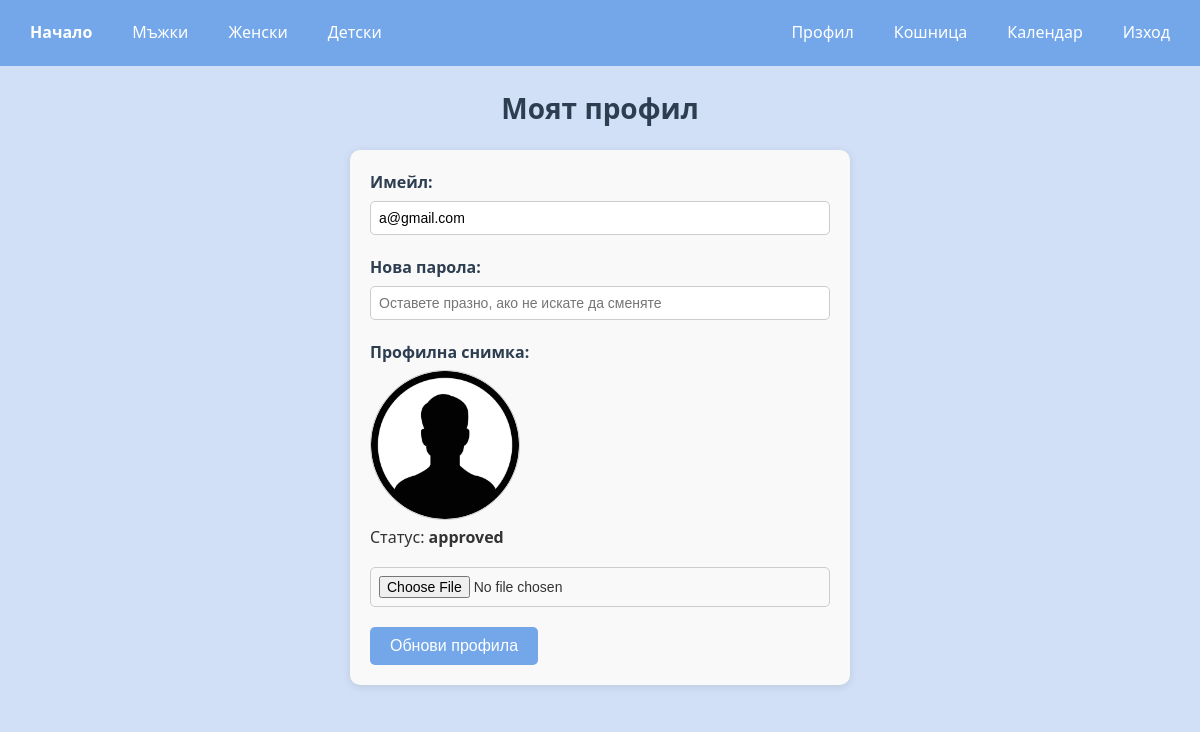
Page /profile (signed in) on the earlier database version.
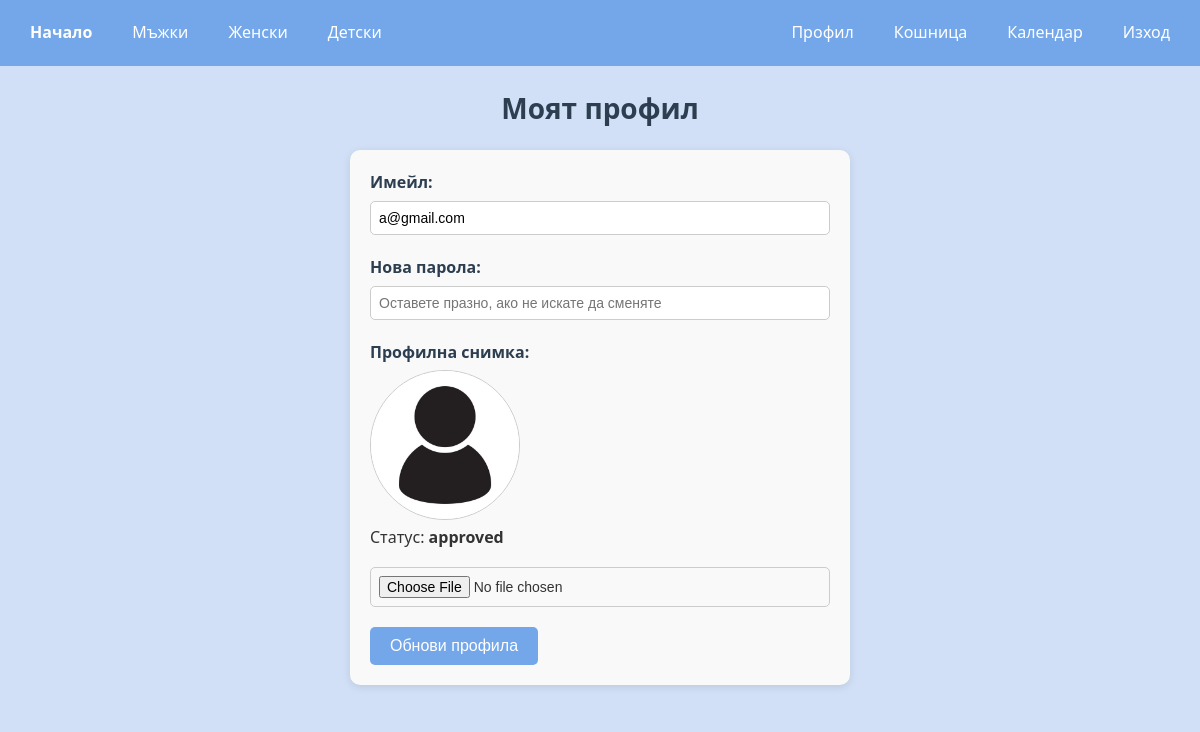
Same page on the later database version.
### services/auth_service.py (models this page shows, shortened)
class User(db.Model):
    __tablename__ = "users"
    id = db.Column(db.Integer, primary_key=True)
    email = db.Column(db.String(120), unique=True, nullable=False)
    password_hash = db.Column(db.String(255), nullable=False)
    is_admin = db.Column(db.Boolean, default=False)
    profile_image = db.Column(db.String(255), nullable=True)
    image_status = db.Column(db.String(50), default="pending")

### controllers/auth_controller.py (the view, shortened to what this page needs)
@auth_bp.route("/profile", methods=["GET", "POST"])
def profile():
    email = session.get("email")
    if not email:
        flash("Моля, влезте, за да достъпите профила.", "danger")
        return redirect(url_for("auth.login"))
    user = User.query.filter_by(email=email).first()
    if not user:
        flash("Потребителят не съществува.", "danger")
        return redirect(url_for("auth.login"))
    return render_template("profile.html", user=user)

### templates/profile.html (shortened to what this page needs)
{% extends "base.html" %}
{% block content %}
<h2 class="profile-title">Моят профил</h2>
<form method="POST" enctype="multipart/form-data" class="profile-form">
    <div class="form-group">
        <label>Имейл:</label>
        <input type="email" name="email" value="{{ user.email }}" required>
    </div>
    <div class="form-group">
        <label>Нова парола:</label>
        <input type="password" name="password" placeholder="Оставете празно, ако не искате да сменяте">
    </div>
    <div class="form-group">
        <label>Профилна снимка:</label>
        {% if user.profile_image %}
            <img src="{{ user.profile_image }}" alt="Profile Image" class="profile-image">
            <p>Статус: <span class="image-status">{{ user.image_status }}</span></p>
        {% endif %}
        <input type="file" name="profile_image" accept="image/*">
    </div>
    <button type="submit" class="btn-update">Обнови профила</button>
</form>
{% endblock %}

Differences in the rows shown:
changed User "approved": profile_image: picture removed, a placeholder shows
